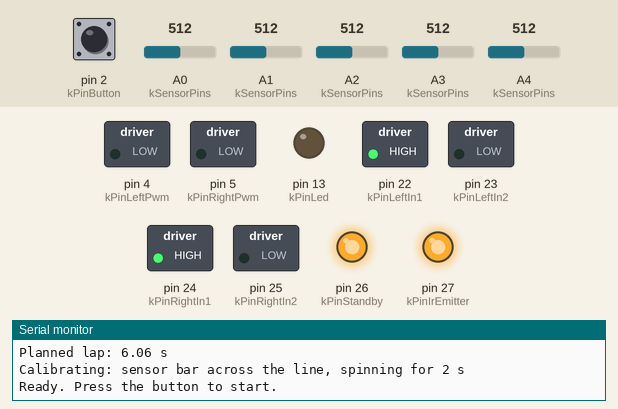
Simulated run of this sketch. Board: Arduino Mega 2560, built with avr-gcc and run on an emulated ATmega2560. Parts: switched loads named in the sketch (green lamp = pin HIGH), output pins drawn as LEDs (lit = HIGH), the last lines printed to the serial monitor. The test bench sets the inputs (shaded band); at power-on: pin 2 (kPinButton) HIGH, A0 (kSensorPins) = 512, A1 (kSensorPins) = 512, A2 (kSensorPins) = 512, A3 (kSensorPins) = 512, A4 (kSensorPins) = 512.

Above: at 3.3 s.
3.4 s: pin 2 (kPinButton) pulled LOW for 0.15 s
At 3.55 s:
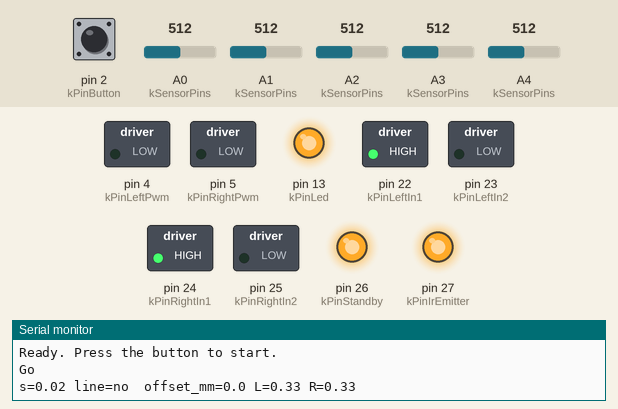
5.5 s: pin 2 (kPinButton) pulled LOW for 1 s
At 6.11 s:
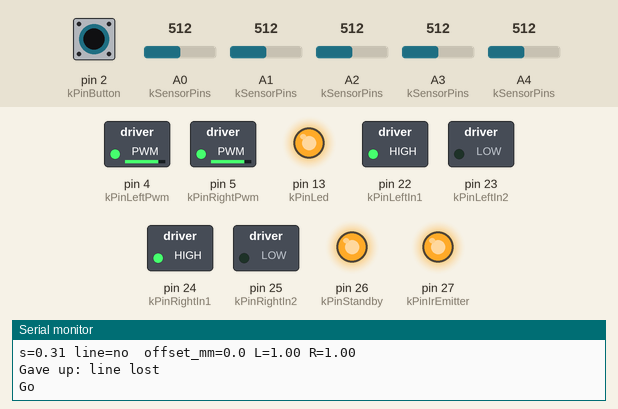
8.5 s: pin 2 (kPinButton) pulled LOW for 3.2 s
At 12.9 s:
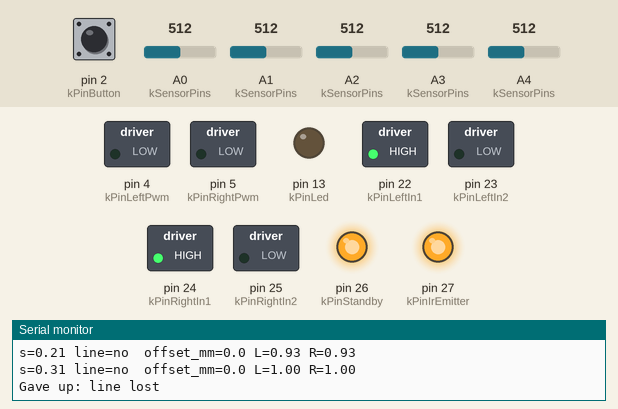
Timing chart, 0 to 14.4 s (numbered marks = the images above; inputs shaded):
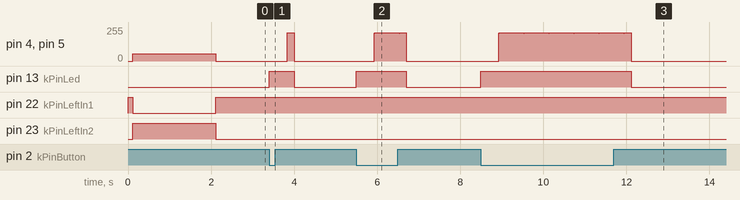

The sketch:

LineFollower.ino
```cpp
// Line follower firmware. Open this folder in the Arduino IDE (or run arduino-cli)
// and flash an Arduino Mega 2560. Choose the map and the control mode below.
//
// The control code lives in the other .cpp/.h files in this folder. The same files
// are compiled into the browser simulator, so what you see there is what runs here.
#include <Arduino.h>
#include "config.h"
#include "hardware.h"
#include "line_controller.h"
#include "maps.h"
#include "planner.h"
#include "track.h"

// ---- Choose what to run -------------------------------------------------------
// kSelectedMap indexes maps.cpp (0 = Warm-Up Oval .. 5 = Sweepers).
// kSelectedMode is Mode::PidOnly, Mode::FullMapBlind or Mode::FullMapIr.
constexpr uint8_t kSelectedMap = 0;
constexpr Mode kSelectedMode = Mode::FullMapIr;
// Double IR needs a second sensor row behind the axle and wheel encoders. The hardware layer does not
// read either yet, so the sketch refuses to build that mode. Remove this line once they are wired.
static_assert(kSelectedMode != Mode::DoubleIr, "Double IR needs the rear sensor row and wheel encoders");

constexpr uint32_t kTelemetryPeriodMs = 100;

static Track g_track;
static RacingPlan g_plan;
static LineController g_controller;
static bool g_running = false;
static uint32_t g_lastMicros = 0;
static uint32_t g_lastTelemetry = 0;

static void printRunInfo() {
  const MapInfo& map = mapInfo(kSelectedMap);
  Serial.print(F("Map: "));
  Serial.println(map.name);
  Serial.print(F("Mode: "));
  Serial.println(modeName(kSelectedMode));
  Serial.print(F("Planned lap: "));
  Serial.print(g_plan.idealLapTime(), 2);
  Serial.println(F(" s"));
}

void setup() {
  Serial.begin(115200);
  hardwareInit();

  const MapInfo& map = mapInfo(kSelectedMap);
  g_track.init(map.segments, map.count);
  if (!g_plan.build(g_track, modeSpeedDefault(kSelectedMode))) {
    Serial.println(F("Map is too long for the planner buffer"));
    while (true) {
      digitalWrite(kPinLed, !digitalRead(kPinLed));
      delay(100);
    }
  }
  g_controller.begin(kSelectedMode, &g_track, &g_plan, defaultTuning(kSelectedMode));
  printRunInfo();

  Serial.println(F("Calibrating: sensor bar across the line, spinning for 2 s"));
  calibrateSensors();
  Serial.println(F("Ready. Press the button to start."));
}

void loop() {
  if (!g_running) {
    if (buttonPressed()) {
      g_controller.begin(kSelectedMode, &g_track, &g_plan, defaultTuning(kSelectedMode));
      g_running = true;
      g_lastMicros = micros();
      g_lastTelemetry = millis();
      digitalWrite(kPinLed, HIGH);
      Serial.println(F("Go"));
    }
    return;
  }

  // Run the control loop at a fixed rate, using the measured time step.
  const uint32_t now = micros();
  const uint32_t elapsed = now - g_lastMicros;
  if (elapsed < (uint32_t)(config::kControlPeriod * 1000000.0f)) return;
  const float dt = elapsed * 1e-6f;
  g_lastMicros = now;

  float sensors[config::kSensorCount];
  readSensors(sensors);
  const Command cmd = g_controller.update(sensors, dt);

  if (cmd.status != RunStatus::Driving) {
    stopWheels();
    g_running = false;
    digitalWrite(kPinLed, LOW);
    Serial.println(cmd.status == RunStatus::Finished ? F("Finished") : F("Gave up: line lost"));
    return;
  }
  driveWheels(cmd.left, cmd.right);

  if (millis() - g_lastTelemetry >= kTelemetryPeriodMs) {
    g_lastTelemetry = millis();
    Serial.print(F("s="));
    Serial.print(g_controller.progress(), 2);
    Serial.print(F(" line="));
    Serial.print(g_controller.lineSeen() ? F("yes") : F("no "));
    Serial.print(F(" offset_mm="));
    Serial.print(g_controller.lineOffset() * 1000.0f, 1);
    Serial.print(F(" L="));
    Serial.print(cmd.left, 2);
    Serial.print(F(" R="));
    Serial.println(cmd.right, 2);
  }
}
```

hardware.cpp
```cpp
#include "hardware.h"
#include "mathlite.h"

namespace {

uint16_t g_rawBlack[config::kSensorCount];  // lowest reading seen: over the black tape
uint16_t g_rawWhite[config::kSensorCount];  // highest reading seen: over the white floor

void driveMotor(uint8_t in1, uint8_t in2, uint8_t pwm, float mps) {
  int duty = (int)(mlite::fabs(mps) / config::kWheelMaxSpeed * 255.0f);
  if (duty > 255) duty = 255;
  digitalWrite(in1, mps >= 0.0f ? HIGH : LOW);
  digitalWrite(in2, mps >= 0.0f ? LOW : HIGH);
  analogWrite(pwm, duty);
}

}  // namespace

void hardwareInit() {
  pinMode(kPinIrEmitter, OUTPUT);
  digitalWrite(kPinIrEmitter, HIGH);
  pinMode(kPinButton, INPUT_PULLUP);
  pinMode(kPinLed, OUTPUT);
  pinMode(kPinLeftIn1, OUTPUT);
  pinMode(kPinLeftIn2, OUTPUT);
  pinMode(kPinLeftPwm, OUTPUT);
  pinMode(kPinRightIn1, OUTPUT);
  pinMode(kPinRightIn2, OUTPUT);
  pinMode(kPinRightPwm, OUTPUT);
  pinMode(kPinStandby, OUTPUT);
  digitalWrite(kPinStandby, HIGH);  // TB6612FNG out of standby

  for (uint8_t i = 0; i < config::kSensorCount; ++i) {
    g_rawBlack[i] = 0;
    g_rawWhite[i] = 1023;  // until calibrated, the full range is assumed
  }
  stopWheels();
}

void readSensors(float out[config::kSensorCount]) {
  for (uint8_t i = 0; i < config::kSensorCount; ++i) {
    const float raw = (float)analogRead(kSensorPins[i]);
    const float span = (float)(g_rawWhite[i] - g_rawBlack[i]);
    // Black reads low, so the black end of the scale is the 1.0 end.
    out[i] = mlite::clamp(((float)g_rawWhite[i] - raw) / (span > 20.0f ? span : 20.0f), 0.0f, 1.0f);
  }
}

void calibrateSensors() {
  for (uint8_t i = 0; i < config::kSensorCount; ++i) {
    g_rawBlack[i] = 1023;
    g_rawWhite[i] = 0;
  }
  driveWheels(-0.25f, 0.25f);  // rotate in place, left wheel back and right wheel forward
  const uint32_t start = millis();
  while (millis() - start < 2000) {
    for (uint8_t i = 0; i < config::kSensorCount; ++i) {
      const uint16_t raw = analogRead(kSensorPins[i]);
      if (raw < g_rawBlack[i]) g_rawBlack[i] = raw;
      if (raw > g_rawWhite[i]) g_rawWhite[i] = raw;
    }
    delay(2);
  }
  stopWheels();
}

void driveWheels(float leftMps, float rightMps) {
  driveMotor(kPinLeftIn1, kPinLeftIn2, kPinLeftPwm, leftMps);
  driveMotor(kPinRightIn1, kPinRightIn2, kPinRightPwm, rightMps);
}

void stopWheels() {
  driveWheels(0.0f, 0.0f);
}

bool buttonPressed() {
  static uint32_t lastPress = 0;
  if (digitalRead(kPinButton) != LOW) return false;
  const uint32_t now = millis();
  if (now - lastPress < 400) return false;
  lastPress = now;
  return true;
}
```

hardware.h
```cpp
#pragma once
// Arduino-only hardware layer: reflectance sensors, motor driver and button.
// The control logic in the other files knows nothing about these pins.
#include <Arduino.h>
#include "config.h"

// ---- Wiring (Arduino Mega 2560 with a TB6612FNG motor driver) --------------
constexpr uint8_t kSensorPins[config::kSensorCount] = {A0, A1, A2, A3, A4};  // far left .. far right
constexpr uint8_t kPinIrEmitter = 27;   // drives the IR LEDs on the sensor bar
constexpr uint8_t kPinButton = 2;       // momentary switch to GND (uses INPUT_PULLUP)
constexpr uint8_t kPinLed = LED_BUILTIN;
constexpr uint8_t kPinLeftIn1 = 22;
constexpr uint8_t kPinLeftIn2 = 23;
constexpr uint8_t kPinLeftPwm = 4;
constexpr uint8_t kPinRightIn1 = 24;
constexpr uint8_t kPinRightIn2 = 25;
constexpr uint8_t kPinRightPwm = 5;
constexpr uint8_t kPinStandby = 26;

void hardwareInit();

// Fills out[] with 0 (white) .. 1 (black) for each sensor, using the calibration.
// Assumes a reflectance sensor that reads LOW over black tape.
void readSensors(float out[config::kSensorCount]);

// Spins on the spot for two seconds with the sensor bar across the line, learning
// the black and white levels of each sensor.
void calibrateSensors();

// Wheel speeds in m/s, positive forward. Converted to PWM with config::kWheelMaxSpeed.
void driveWheels(float leftMps, float rightMps);
void stopWheels();

// True once per press, with a debounce.
bool buttonPressed();
```

line_controller.cpp
```cpp
#include "line_controller.h"
#include "config.h"
#include "mathlite.h"

const char* modeName(Mode mode) {
  switch (mode) {
    case Mode::PidOnly: return "Normal PID";
    case Mode::FullMapBlind: return "Full map (blind)";
    case Mode::FullMapIr: return "Full map + IR correction";
    case Mode::DoubleIr: return "Double IR (two rows)";
  }
  return "unknown";
}

const char* modeSummary(Mode mode) {
  switch (mode) {
    case Mode::PidOnly:
      return "Steers only from the IR sensors. No map, so it cannot slow down before a corner.";
    case Mode::FullMapBlind:
      return "Knows the whole map and replays the racing speed profile open loop. The sensors are ignored.";
    case Mode::FullMapIr:
      return "Replays the racing profile for speed and steering, and uses the IR sensors to correct drift and bridge gaps.";
    case Mode::DoubleIr:
      return "Two sensor rows, ahead of and behind the axle. Measures the curve it is in, and slows for tight bends and speeds up on wide ones. No map.";
  }
  return "";
}

float modeSpeedDefault(Mode mode) {
  switch (mode) {
    case Mode::PidOnly: return config::kPidSpeed;
    case Mode::FullMapBlind:
    case Mode::FullMapIr: return config::kPlanVMax;
    case Mode::DoubleIr: return config::kDoubleIrVMax;
  }
  return config::kPidSpeed;
}

float modeSpeedMin(Mode) { return config::kSpeedMin; }

float modeSpeedMax(Mode mode) {
  switch (mode) {
    case Mode::PidOnly: return config::kPidSpeedMax;
    case Mode::FullMapBlind:
    case Mode::FullMapIr: return config::kPlanVMax;
    case Mode::DoubleIr: return config::kDoubleIrSpeedMax;
  }
  return config::kPidSpeed;
}

Tuning defaultTuning(Mode mode) {
  Tuning t;
  t.pidSpeed = modeSpeedDefault(mode);
  t.topSpeed = modeSpeedDefault(mode);
  t.kp = config::kKp;
  t.ki = config::kKi;
  t.kd = config::kKd;
  return t;
}

LineEstimate estimateLine(const float* sensors) {
  float sum = 0.0f;
  float moment = 0.0f;
  for (uint8_t i = 0; i < config::kSensorCount; ++i) {
    // Sensor 0 is the far left, so it has the most positive lateral position.
    const float x = ((config::kSensorCount - 1) * 0.5f - i) * config::kSensorSpacing;
    sum += sensors[i];
    moment += sensors[i] * x;
  }
  LineEstimate e;
  e.seen = sum > 0.4f;
  e.offset = e.seen ? moment / sum : 0.0f;
  return e;
}

float lineHeading(float frontOffset, float rearOffset, float frontDist, float rearDist) {
  // yF - yR = theta * (a + b) + kappa * (a^2 - b^2) / 2. The kappa term is zero when a == b.
  return (frontOffset - rearOffset) / (frontDist + rearDist);
}

void LineController::begin(Mode mode, const Track* track, const RacingPlan* plan, const Tuning& tuning) {
  mode_ = mode;
  track_ = track;
  plan_ = plan;
  tuning_ = tuning;
  s_ = 0.0f;
  lostTime_ = 0.0f;
  lastOffset_ = 0.0f;
  integral_ = 0.0f;
  prevError_ = 0.0f;
  dFilter_ = 0.0f;
  kappa_ = 0.0f;
  theta_ = 0.0f;
  thetaRate_ = 0.0f;
  encL_ = 0.0f;
  encR_ = 0.0f;
  haveTheta_ = false;
  speedCmd_ = config::kLaunchSpeed;
  havePrev_ = false;
  seen_ = false;
}

float LineController::pid(float error, float dt, float kp, float kd) {
  float derivative = 0.0f;
  if (havePrev_) derivative = (error - prevError_) / dt;
  const float alpha = dt / (config::kDerivativeTau + dt);
  dFilter_ += alpha * (derivative - dFilter_);
  prevError_ = error;
  havePrev_ = true;

  integral_ += error * dt;
  const float ki = tuning_.ki > 0.0f ? tuning_.ki : 1.0f;
  const float limit = config::kIntegralLimit / ki;
  integral_ = mlite::clamp(integral_, -limit, limit);

  return kp * error + tuning_.ki * integral_ + kd * dFilter_;
}

Command LineController::update(const float* sensors, float dt, const float* rearSensors) {
  const LineEstimate est = estimateLine(sensors);
  seen_ = est.seen;
  if (est.seen) {
    lostTime_ = 0.0f;
    lastOffset_ = est.offset;
  } else {
    lostTime_ += dt;
  }

  if (mode_ == Mode::DoubleIr) return doubleIr(est, rearSensors, dt);

  float v = 0.0f;
  float omega = 0.0f;

  switch (mode_) {
    case Mode::PidOnly: {
      if (lostTime_ > config::kLostTimeout) return Command{0.0f, 0.0f, RunStatus::GaveUp};
      // Gains and governor are scheduled with the base speed (see config.h).
      const float blend = mlite::clamp((tuning_.pidSpeed - config::kPidGainSpeedLow) /
                                           (config::kPidGainSpeedHigh - config::kPidGainSpeedLow),
                                       0.0f, 1.0f);
      const float kp = config::kPidKpLow + (config::kPidKpHigh - config::kPidKpLow) * blend;
      const float kd = config::kPidKdLow + (config::kPidKdHigh - config::kPidKdLow) * blend;
      const float slowdown = config::kPidSlowdownLow + (config::kPidSlowdownHigh - config::kPidSlowdownLow) * blend;
      const float offset = est.seen ? est.offset : lastOffset_;  // hold the last offset in a gap
      omega = pid(offset, dt, kp, kd);
      v = tuning_.pidSpeed / (1.0f + slowdown * mlite::fabs(omega) +
                              config::kPidOffsetSlowdownHigh * blend * mlite::fabs(offset));
      break;
    }
    case Mode::FullMapBlind:
    case Mode::FullMapIr: {
      // Feed-forward: the planned speed and the map's curvature at the robot's
      // dead-reckoned position along the route.
      v = plan_->speedAt(s_);
      if (v < config::kLaunchSpeed) v = config::kLaunchSpeed;
      omega = v * track_->curvatureAt(s_);

      if (mode_ == Mode::FullMapIr) {
        // The tape ends at the finish, so with sensors the robot can see the end
        // directly: keep following past the dead-reckoned end until the line is gone.
        if (lostTime_ > config::kLostTimeout) {
          const RunStatus status = s_ >= track_->length() ? RunStatus::Finished : RunStatus::GaveUp;
          return Command{0.0f, 0.0f, status};
        }
        if (est.seen) {
          omega += pid(est.offset, dt, tuning_.kp, tuning_.kd);
        } else {
          havePrev_ = false;  // no derivative spike when the line comes back
        }
      }

      s_ += v * dt;
      if (mode_ == Mode::FullMapBlind && s_ >= track_->length()) {
        return Command{0.0f, 0.0f, RunStatus::Finished};  // blind: it can only trust the plan
      }
      break;
    }
    case Mode::DoubleIr:
      break;  // handled above, before the switch
  }

  // Differential drive: the wheel on the inside of the turn runs slower.
  const float half = 0.5f * config::kWheelBase;
  Command cmd;
  cmd.left = mlite::clamp(v - omega * half, -config::kWheelMaxSpeed, config::kWheelMaxSpeed);
  cmd.right = mlite::clamp(v + omega * half, -config::kWheelMaxSpeed, config::kWheelMaxSpeed);
  cmd.status = RunStatus::Driving;
  return cmd;
}

Command LineController::doubleIr(const LineEstimate& front, const float* rearSensors, float dt) {
  // With no line in sight the robot can only give up, as Normal PID does.
  if (lostTime_ > config::kLostTimeout) return Command{0.0f, 0.0f, RunStatus::GaveUp};

  // 1. Curvature of the line under the robot. The rows give the line's direction relative to the
  //    robot, theta. Between two moments, theta changes by kappa*v*dt minus the robot's own turn,
  //    so kappa = (rate of change of theta + robot turn rate) / v. The robot's turn rate comes
  //    from the encoders. Both pieces are smoothed with the same time constant.
  if (rearSensors != nullptr && front.seen) {
    const LineEstimate back = estimateLine(rearSensors);
    if (back.seen) {
      const float theta = lineHeading(front.offset, back.offset, config::kSensorForward, config::kRearRowDistance);
      const float a = dt / (config::kCurveTau + dt);
      if (!haveTheta_) {
        theta_ = theta;
        haveTheta_ = true;
      } else {
        const float prevTheta = theta_;
        theta_ += a * (theta - theta_);
        thetaRate_ += a * ((theta_ - prevTheta) / dt - thetaRate_);
      }
      const float turnRate = (encR_ - encL_) / config::kWheelBase;  // positive = turning left
      const float v = mlite::fmax(speedCmd_, config::kLaunchSpeed);
      kappa_ += a * ((thetaRate_ + turnRate) / v - kappa_);
    }
  }

  // 2. Speed from the curve: the sideways grip limit gives v = sqrt(aLat / |kappa|), so a wide
  //    bend (small kappa) allows more speed and a tight bend (large kappa) less. The speed moves
  //    no faster than the plan's acceleration and braking limits.
  const float absK = mlite::fmax(mlite::fabs(kappa_), 1e-3f);
  float target = mlite::sqrt(config::kDoubleIrLatAccel / absK);
  if (target > tuning_.topSpeed) target = tuning_.topSpeed;
  speedCmd_ = mlite::clamp(target, speedCmd_ - config::kPlanBrake * dt, speedCmd_ + config::kPlanAccel * dt);
  if (speedCmd_ < config::kLaunchSpeed) speedCmd_ = config::kLaunchSpeed;

  // 3. Steering: feed-forward from the measured curvature, plus PID on the front row's offset.
  float omega = speedCmd_ * kappa_;
  if (front.seen) {
    lastOffset_ = front.offset;
    omega += pid(front.offset, dt, config::kDoubleIrKp, config::kDoubleIrKd);
  } else {
    havePrev_ = false;  // no derivative spike when the line comes back
  }

  const float half = 0.5f * config::kWheelBase;
  Command cmd;
  cmd.left = mlite::clamp(speedCmd_ - omega * half, -config::kWheelMaxSpeed, config::kWheelMaxSpeed);
  cmd.right = mlite::clamp(speedCmd_ + omega * half, -config::kWheelMaxSpeed, config::kWheelMaxSpeed);
  cmd.status = RunStatus::Driving;
  return cmd;
}
```

maps.h
```cpp
#pragma once
// The map catalogue. Each map is a route the robot must follow from the start
// to the finish. Add a map by writing a new Segment list in maps.cpp.
#include <stdint.h>
#include "track.h"

struct MapInfo {
  const char* name;
  const char* summary;
  const Segment* segments;
  uint8_t count;
};

constexpr uint8_t kMapCount = 6;

// Index is clamped to the catalogue.
const MapInfo& mapInfo(uint8_t index);
```

track.cpp
```cpp
#include "track.h"

void Track::init(const Segment* segments, uint8_t count) {
  segs_ = segments;
  count_ = count;
  length_ = 0.0f;
  for (uint8_t i = 0; i < count_; ++i) length_ += segs_[i].length;
}

float Track::curvatureAt(float s) const {
  float start = 0.0f;
  for (uint8_t i = 0; i < count_; ++i) {
    if (s < start + segs_[i].length) return segs_[i].curvature;
    start += segs_[i].length;
  }
  return 0.0f;
}

bool Track::lineAt(float s) const {
  float start = 0.0f;
  for (uint8_t i = 0; i < count_; ++i) {
    if (s < start + segs_[i].length) return segs_[i].line;
    start += segs_[i].length;
  }
  return false;
}
```

Source omitted: line_controller.h (3871 bytes), maps.cpp (2201 bytes), mathlite.h (1081 bytes), planner.cpp (2200 bytes), planner.h (1043 bytes), track.h (1321 bytes), config.h (5035 bytes)

Measured:
- after the input at 3.4 s, pin 4 (kPinLeftPwm), pin 5 (kPinRightPwm): 0/255 → 212/255 after 0.43 s, → 0/255 0.17 s later; pin 13 (kPinLed): LOW → HIGH at once, → LOW 0.60 s later
- after the input at 5.5 s, pin 4 (kPinLeftPwm), pin 5 (kPinRightPwm): 0/255 → 212/255 after 0.43 s, → 0/255 0.77 s later; pin 13 (kPinLed): LOW → HIGH at once, → LOW 1.2 s later
- after the input at 8.5 s, pin 13 (kPinLed): LOW → HIGH at once, → LOW 3.6 s later
